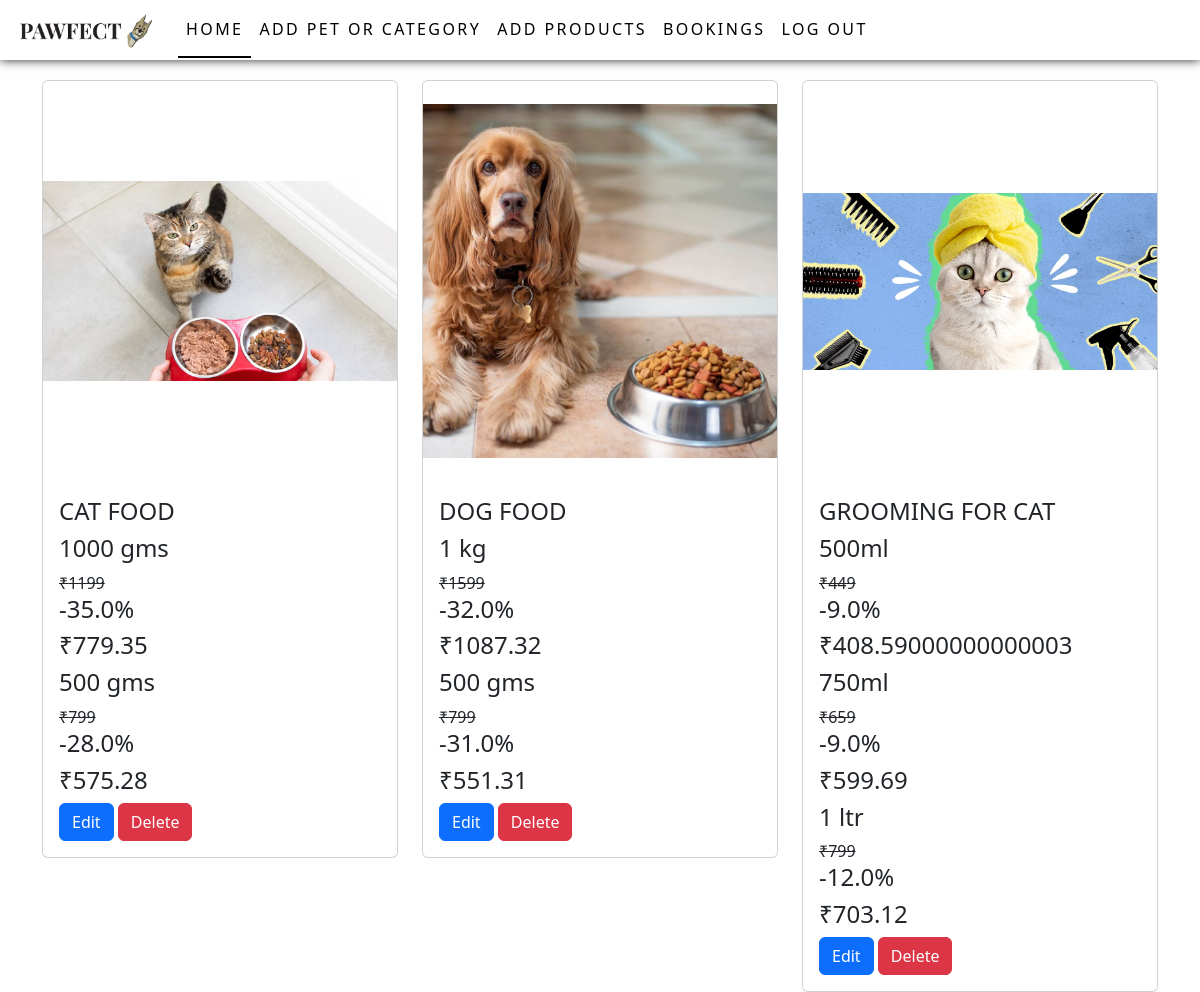
The page /shop_home (signed in) on the database as committed earlier.
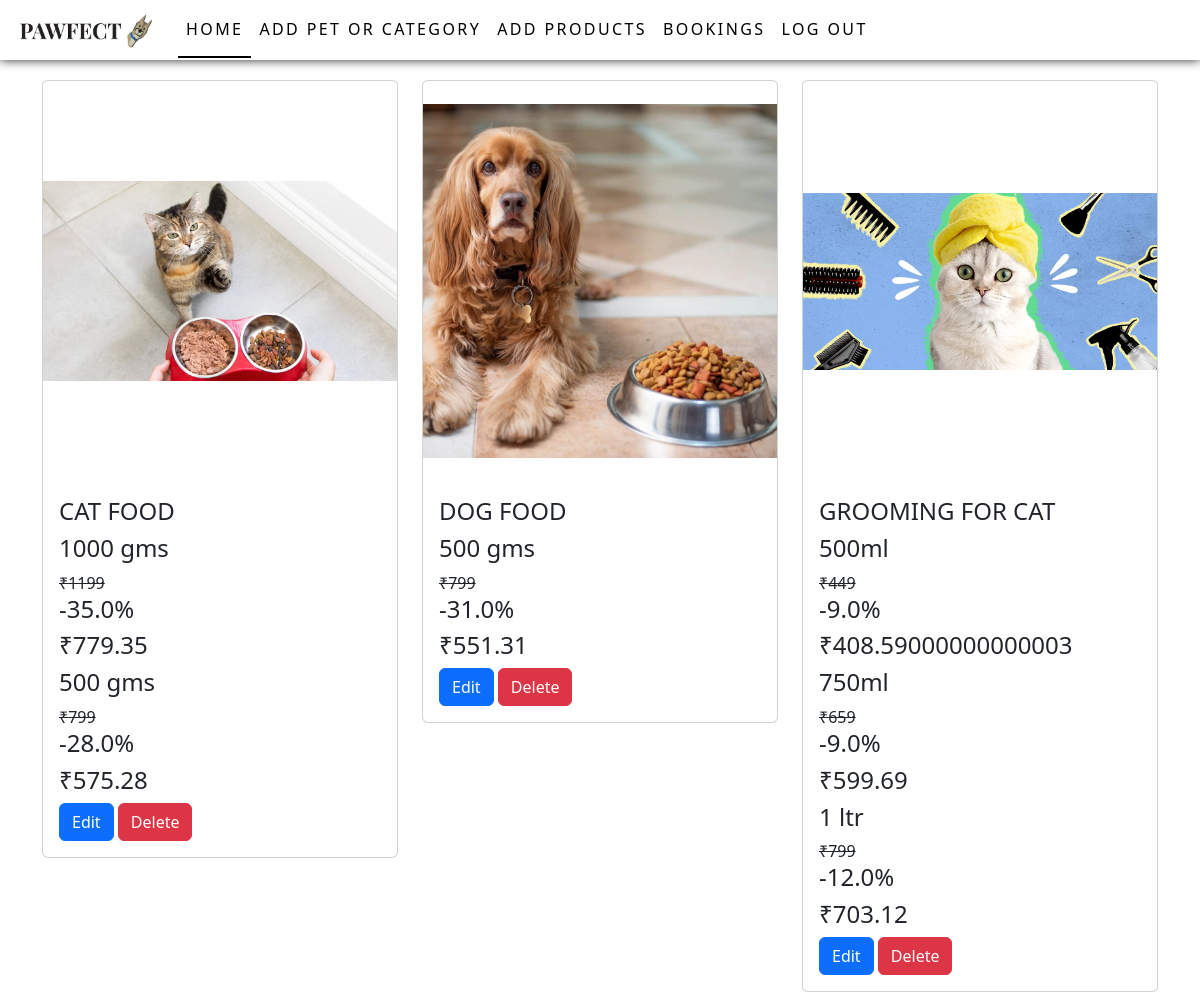
The same page on the database as committed later.
### app/models.py (models this page shows)
class Product(models.Model):
    category=models.ForeignKey(Category, on_delete=models.CASCADE)
    name=models.TextField()
    img=models.FileField()
    dis=models.TextField()

class Details(models.Model):
    product=models.ForeignKey(Product, on_delete=models.CASCADE)
    dis=models.TextField()
    price=models.IntegerField()
    ofr_per=models.FloatField()
    ofr_price=models.FloatField()
    stock=models.IntegerField()

### app/views.py (the view)
# urls.py: path('shop_home',views.shop_home),
def shop_home(req):
    if 'eshop' in req.session:
        data=Product.objects.all()
        data1=Details.objects.all()
        return render(req,'shop/home.html',{'data':data,'data1':data1})
    else:
        return redirect(shop_login)

### templates/shop/home.html (shortened to what this page needs)
<!DOCTYPE html>
<html lang="en">
<head>
  {% load static %}
    <link href="https://cdn.jsdelivr.net/npm/bootstrap@5.3.3/dist/css/bootstrap.min.css" rel="stylesheet">
    <link rel="stylesheet" href="{% static 'css/style.css' %}">
</head>
<body>
  <nav class="navbar navbar-expand-sm  fixed-top">
    <div class="container-fluid">
      <a class="navbar-brand" href="#"><img src="{% static 'images/pawfectlogo.jpg'%}" alt="" width="150px"></a>
      <div class="collapse navbar-collapse" id="collapsibleNavbar">
        <ul class="navbar-nav">
          <li class="nav-item">
            <a class="nav-link active" href="shop_home">Home</a>
          </li>
          <li class="nav-item">
            <a class="nav-link" href="add_pet">Add Pet or Category</a>
          </li>
          <li class="nav-item">
            <a class="nav-link" href="add_prod">Add Products</a>
          </li>
          <li class="nav-item">
            <a class="nav-link" href="booking">Bookings</a>
          </li>
          <li class="nav-item">
            <a class="nav-link" href="logout">Log out</a>
          </li>
        </ul>
      </div>
    </div>
  </nav>
    <div class="container">
      <div class="row">
        {% for i in data %}
        <div class="col-lg-4">
          <div class="card">
            <img class="card-img-top" src="{{i.img.url}}" alt="Card image" style="height: 400px; width: 100%;object-fit: contain;">
            <div class="card-body">
                <h4 class="card-title">{{i.name}}</h4>
                {% for j in data1 %}
                    {% if j.product == i %}
                        <h4 class="card-title">{{j.dis}}</h4>
                        <s><p class="card-text">₹{{j.price}}</p></s>
                        <h4 class="card-title">-{{j.ofr_per}}%</h4>
                        <h4 class="card-title">₹{{j.ofr_price}}</h4>
                    {% endif %}
                {% endfor %}
                <a href="edit_prod/{{i.pk}}" class="btn btn-primary">Edit</a>
                <a href="delete_prod/{{i.pk}}" class="btn btn-danger">Delete</a>
            </div>
          </div>
        </div>
        {% endfor %}
      </div>
    </div>
</body>
</html>

Rows that differ between the two databases and show on the page:
removed Details: dis "1 kg", price "1599", ofr_per "32.0", ofr_price "1087.32", shown under Product "DOG FOOD"
